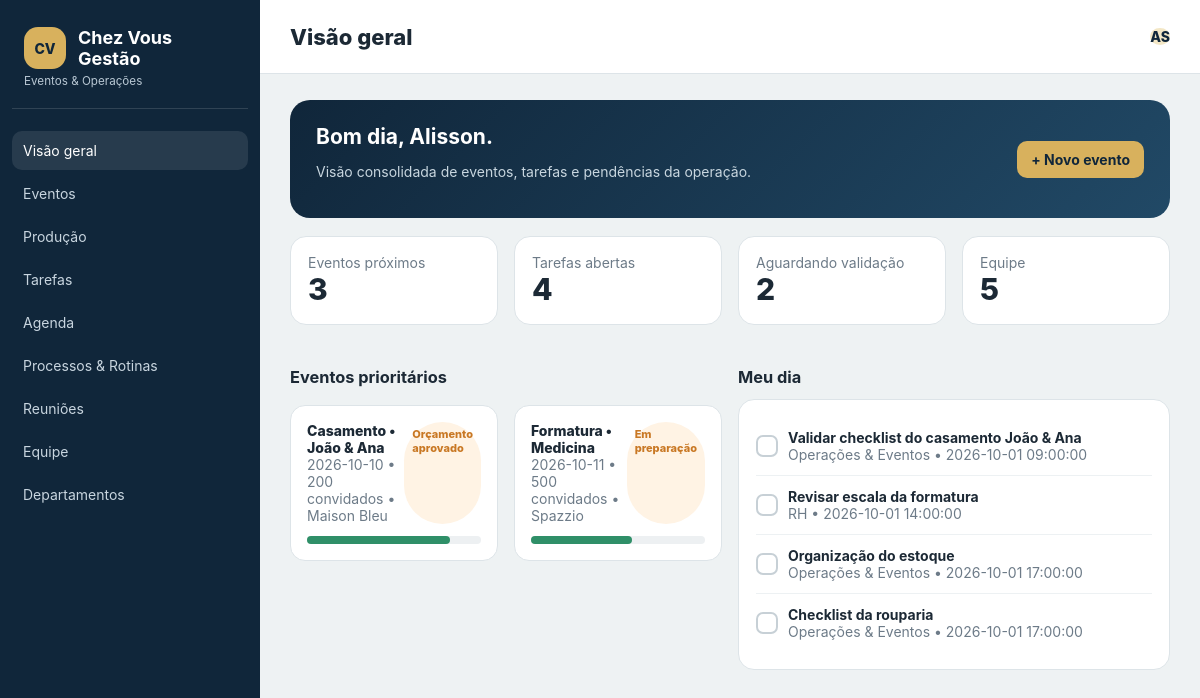
The page / on the database its author committed.
### tables this page shows
CREATE TABLE events (id INT UNSIGNED AUTO_INCREMENT PRIMARY KEY, client_name VARCHAR(160) NOT NULL, event_type VARCHAR(60) NOT NULL, event_date DATE NOT NULL, event_time TIME NOT NULL, venue VARCHAR(160) NOT NULL, guest_count SMALLINT UNSIGNED NOT NULL, commercial_owner VARCHAR(120) NOT NULL, amount DECIMAL(12,2) NULL, budget_file VARCHAR(255) NULL, status VARCHAR(50) NOT NULL DEFAULT 'Orçamento aprovado', preparation_percent TINYINT UNSIGNED NOT NULL DEFAULT 0, created_at TIMESTAMP DEFAULT CURRENT_TIMESTAMP, INDEX idx_events_date (event_date));

CREATE TABLE tasks (id INT UNSIGNED AUTO_INCREMENT PRIMARY KEY, title VARCHAR(180) NOT NULL, department_id INT UNSIGNED NULL, assignee_id INT UNSIGNED NULL, event_id INT UNSIGNED NULL, validator_name VARCHAR(120) NULL, priority ENUM('Alta','Média','Baixa') NOT NULL DEFAULT 'Média', status ENUM('A fazer','Em andamento','Em validação','Concluída','Bloqueada') NOT NULL DEFAULT 'A fazer', due_at DATETIME NOT NULL, description TEXT NULL, created_at TIMESTAMP DEFAULT CURRENT_TIMESTAMP, completed_at DATETIME NULL, CONSTRAINT fk_tasks_department FOREIGN KEY (department_id) REFERENCES departments(id) ON DELETE SET NULL, CONSTRAINT fk_tasks_assignee FOREIGN KEY (assignee_id) REFERENCES users(id) ON DELETE SET NULL, CONSTRAINT fk_tasks_event FOREIGN KEY (event_id) REFERENCES events(id) ON DELETE SET NULL, INDEX idx_tasks_status_due (status, due_at));

CREATE TABLE departments (id INT UNSIGNED AUTO_INCREMENT PRIMARY KEY, name VARCHAR(120) NOT NULL UNIQUE, manager_name VARCHAR(120) NOT NULL, areas JSON NULL, created_at TIMESTAMP DEFAULT CURRENT_TIMESTAMP);

### public/index.php (called while the page is built, shortened)
<?php
spl_autoload_register(function(string $class): void { $prefix='ChezVous\\'; if(str_starts_with($class,$prefix)){ $file=dirname(__DIR__).'/src/'.str_replace('\\','/',substr($class,strlen($prefix))).'.php'; if(is_file($file)) require $file; }});
Env::load(dirname(__DIR__).'/.env'); $page=$_GET['page']??'dashboard'; $allowed=['dashboard'=>'Visão geral','events'=>'Eventos','production'=>'Produção','tasks'=>'Tarefas','agenda'=>'Agenda','processes'=>'Processos & Rotinas','meetings'=>'Reuniões','team'=>'Equipe','departments'=>'Departamentos']; if(!isset($allowed[$page])){$page='dashboard';http_response_code(404);} $db=Connection::make(); $eventsRepo=new EventRepository($db);$tasksRepo=new TaskRepository($db);
$events=$eventsRepo->all();$tasks=$tasksRepo->all();$departments=$db->query('SELECT * FROM departments ORDER BY name')->fetchAll();$users=$db->query('SELECT u.*,d.name department FROM users u LEFT JOIN departments d ON d.id=u.department_id ORDER BY u.name')->fetchAll(); $flash=$_SESSION['flash']??null;unset($_SESSION['flash']);
require dirname(__DIR__).'/src/Features/Dashboard/Views/layout.php';

### src/Shared/View/View.php (called while the page is built, shortened)
<?php
final class View { public static function e(mixed $value): string { return htmlspecialchars((string)$value, ENT_QUOTES|ENT_SUBSTITUTE, 'UTF-8'); }}

### src/Features/Events/EventRepository.php (called while the page is built, shortened)
<?php
final class EventRepository { public function __construct(private PDO $db) {} public function all(): array { return $this->db->query('SELECT * FROM events ORDER BY event_date, event_time')->fetchAll(); } public function create(array $d): int { $s=$this->db->prepare('INSERT INTO events (client_name,event_type,event_date,event_time,venue,guest_count,commercial_owner,amount,budget_file) VALUES (:client_name,:event_type,:event_date,:event_time,:venue,:guest_count,:commercial_owner,:amount,:budget_file)'); $s->execute($d); return (int)$this->db->lastInsertId(); }}

### src/Features/Tasks/TaskRepository.php (called while the page is built, shortened)
<?php
final class TaskRepository { public function __construct(private PDO $db) {} public function all(): array { return $this->db->query('SELECT t.*, d.name department, u.name assignee, e.client_name event_client FROM tasks t LEFT JOIN departments d ON d.id=t.department_id LEFT JOIN users u ON u.id=t.assignee_id LEFT JOIN events e ON e.id=t.event_id ORDER BY FIELD(t.status,"A fazer","Em andamento","Em validação","Concluída","Bloqueada"), t.due_at')->fetchAll(); } public function create(array $d): int { $s=$this->db->prepare('INSERT INTO tasks(title,department_id,assignee_id,event_id,validator_name,priority,due_at,description) VALUES (:title,:department_id,:assignee_id,:event_id,:validator_name,:priority,:due_at,:description)');$s->execute($d);return (int)$this->db->lastInsertId(); } public function toggle(int $id): void { $s=$this->db->prepare("UPDATE tasks SET status=IF(status='Concluída','A fazer','Concluída'), completed_at=IF(status='Concluída',NULL,NOW()) WHERE id=:id");$s->execute(['id'=>$id]); } public function validate(int $id): void { $s=$this->db->prepare("UPDATE tasks SET status='Concluída', completed_at=NOW() WHERE id=:id AND status='Em validação'");$s->execute(['id'=>$id]); }}

### src/Features/Dashboard/Views/layout.php (the view, shortened to what this page needs)
<?php use ChezVous\Shared\View\View; $e=[View::class,'e']; $byStatus=[];foreach($tasks as $task)$byStatus[$task['status']][]=$task; ?>
<!doctype html><html lang="pt-BR"><head><meta charset="utf-8"><meta name="viewport" content="width=device-width,initial-scale=1"><title>Chez Vous Gestão</title><link rel="stylesheet" href="/assets/app.css"></head><body><div class="app"><aside class="sidebar"><div class="brand"><div class="logo">CV</div><h1>Chez Vous Gestão</h1><small>Eventos & Operações</small></div><nav class="nav"><?php foreach($allowed as $key=>$label): ?><a class="<?= $page===$key?'active':'' ?>" href="/?page=<?= $key ?>"><?= $e($label) ?></a><?php endforeach ?></nav></aside><main class="main"><header class="topbar"><b class="page-title"><?= $e($allowed[$page]) ?></b><div class="avatar">AS</div></header><div class="content"><?php if($flash): ?><div class="flash"><?= $e($flash) ?></div><?php endif ?>
<?php if($page==='dashboard'): ?><section class="hero"><div><h2>Bom dia, Alisson.</h2><p>Visão consolidada de eventos, tarefas e pendências da operação.</p></div><a class="btn gold" href="/?page=events&new=1">+ Novo evento</a></section><div class="grid four"><?php foreach([['Eventos próximos',count($events)],['Tarefas abertas',count(array_filter($tasks,fn($t)=>$t['status']!=='Concluída'))],['Aguardando validação',count($byStatus['Em validação']??[])],['Equipe',count($users)]] as [$l,$n]): ?><div class="card"><div class="meta"><?= $l ?></div><div class="num"><?= $n ?></div></div><?php endforeach ?></div><div class="grid two"><div><div class="section-head"><h3>Eventos prioritários</h3></div><div class="grid two"><?php foreach(array_slice($events,0,2) as $event): ?><div class="event-card"><div class="event-top"><div><div class="event-title"><?= $e($event['event_type']) ?> • <?= $e($event['client_name']) ?></div><div class="meta"><?= $e($event['event_date']) ?> • <?= $e($event['guest_count']) ?> convidados • <?= $e($event['venue']) ?></div></div><span class="pill orange"><?= $e($event['status']) ?></span></div><div class="progress"><span style="width:<?= (int)$event['preparation_percent'] ?>%"></span></div></div><?php endforeach ?></div></div><div><div class="section-head"><h3>Meu dia</h3></div><div class="card"><?php foreach(array_slice($tasks,0,4) as $task): ?><div class="task <?= $task['status']==='Concluída'?'done':'' ?>"><span class="check"></span><div><b><?= $e($task['title']) ?></b><div class="meta"><?= $e($task['department']??'') ?> • <?= $e($task['due_at']) ?></div></div></div><?php endforeach ?></div></div></div>
<?php endif ?></div></main></div></body></html>

### public/assets/app.css (style rules this page uses)
:root { --navy:#10263a;--gold:#d8b15d;--line:#dde4e8;--muted:#6d7b88;--green:#2f8f68;--orange:#c97824;--red:#bd4d55;--blue:#3e78a6 }
* { box-sizing:border-box }
body { margin:0;font:14px Inter,Segoe UI,Arial,sans-serif;background:#eef2f3;color:#1c2935 }
.app { display:flex;min-height:100vh }
.sidebar { width:260px;background:var(--navy);color:#fff;position:fixed;inset:0 auto 0 0;padding:25px 12px;z-index:2 }
.brand { padding:0 12px 20px;border-bottom:1px solid #ffffff22 }
.logo,.avatar { display:grid;place-items:center;background:#f3e7c6;color:var(--navy);font-weight:800;border-radius:50% }
.logo { width:42px;height:42px;background:var(--gold);border-radius:14px;float:left;margin-right:12px }
.brand h1 { margin:2px 0;font-size:18px }
.brand small { color:#b8c7d3 }
.nav { clear:both;padding-top:18px }
.nav a { display:block;color:#c8d5df;text-decoration:none;padding:11px;border-radius:10px;margin:4px 0 }
.nav a:hover,.nav a.active { background:#ffffff19;color:white }
.main { margin-left:260px;width:calc(100% - 260px) }
.topbar { height:74px;background:#fff;display:flex;justify-content:space-between;align-items:center;padding:0 30px;border-bottom:1px solid var(--line);position:sticky;top:0;z-index:1 }
.page-title { font-size:22px;font-weight:800 }
.content { padding:26px 30px }
.hero { background:linear-gradient(135deg,var(--navy),#214966);color:#fff;padding:24px 26px;border-radius:20px;display:flex;justify-content:space-between;align-items:center }
.hero h2 { margin:0 }
.hero p,.sub,.meta { color:var(--muted) }
.hero p { color:#c8d6df }
.btn { border:0;border-radius:10px;padding:10px 14px;background:var(--navy);color:white;font-weight:700;cursor:pointer;text-decoration:none }
.gold { background:var(--gold);color:var(--navy) }
.grid { display:grid;gap:16px;margin-top:18px }
.four { grid-template-columns:repeat(4,1fr) }
.two { grid-template-columns:repeat(2,1fr) }
.card { background:#fff;border:1px solid var(--line);border-radius:16px;padding:17px }
.num { font-size:30px;font-weight:800 }
.section-head { display:flex;justify-content:space-between;align-items:center;margin:24px 0 12px }
.section-head h3 { margin:0 }
.event-card { background:white;border:1px solid var(--line);border-radius:15px;padding:16px }
.event-top { display:flex;justify-content:space-between }
.event-title { font-weight:800 }
.pill { display:inline-block;padding:5px 8px;border-radius:999px;font-size:11px;font-weight:800;background:#eaf3fa;color:var(--blue) }
.orange { background:#fff3e4;color:var(--orange) }
.progress { height:8px;background:#edf0f2;border-radius:99px;margin-top:12px }
.progress span { display:block;height:100%;background:var(--green);border-radius:99px }
.task { display:flex;gap:10px;align-items:center;padding:12px 0;border-bottom:1px solid #edf1f3 }
.task:last-child { border:0 }
.check { width:22px;height:22px;border:2px solid #c7d0d6;border-radius:7px;background:white;cursor:pointer }

### rows shown on the page
events: event_type "Casamento", client_name "João & Ana", event_date "2026-10-10", guest_count "200", venue "Maison Bleu", status "Orçamento aprovado", preparation_percent 82 (drawn)
events: event_type "Formatura", client_name "Medicina", event_date "2026-10-11", guest_count "500", venue "Spazzio", status "Em preparação", preparation_percent 58 (drawn)
tasks: title "Validar checklist do casamento João & Ana", department.name "Operações & Eventos", due_at "2026-10-01 09:00:00"
tasks: title "Revisar escala da formatura", department.name "RH", due_at "2026-10-01 14:00:00"
tasks: title "Organização do estoque", department.name "Operações & Eventos", due_at "2026-10-01 17:00:00"
tasks: title "Checklist da rouparia", department.name "Operações & Eventos", due_at "2026-10-01 17:00:00"

### other values the page prints
$e($label) "Visão geral"
$e($label) "Eventos"
$e($label) "Produção"
$e($label) "Tarefas"
$e($label) "Agenda"
$e($label) "Processos & Rotinas"
$e($label) "Reuniões"
$e($label) "Equipe"
$e($label) "Departamentos"
$e($allowed[$page]) "Visão geral"
$l "Eventos próximos"
$n "3"
$l "Tarefas abertas"
$n "4"
$l "Aguardando validação"
